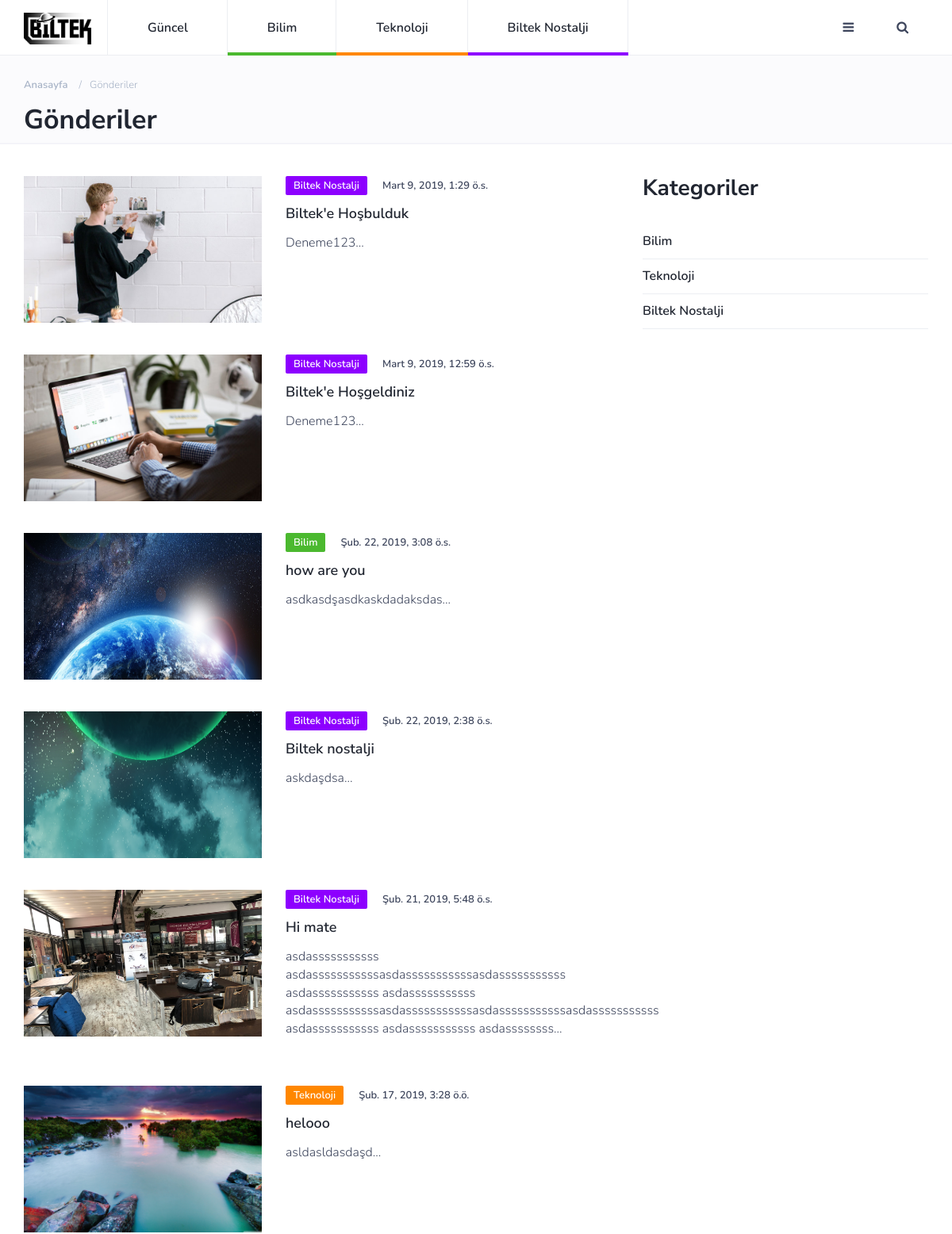
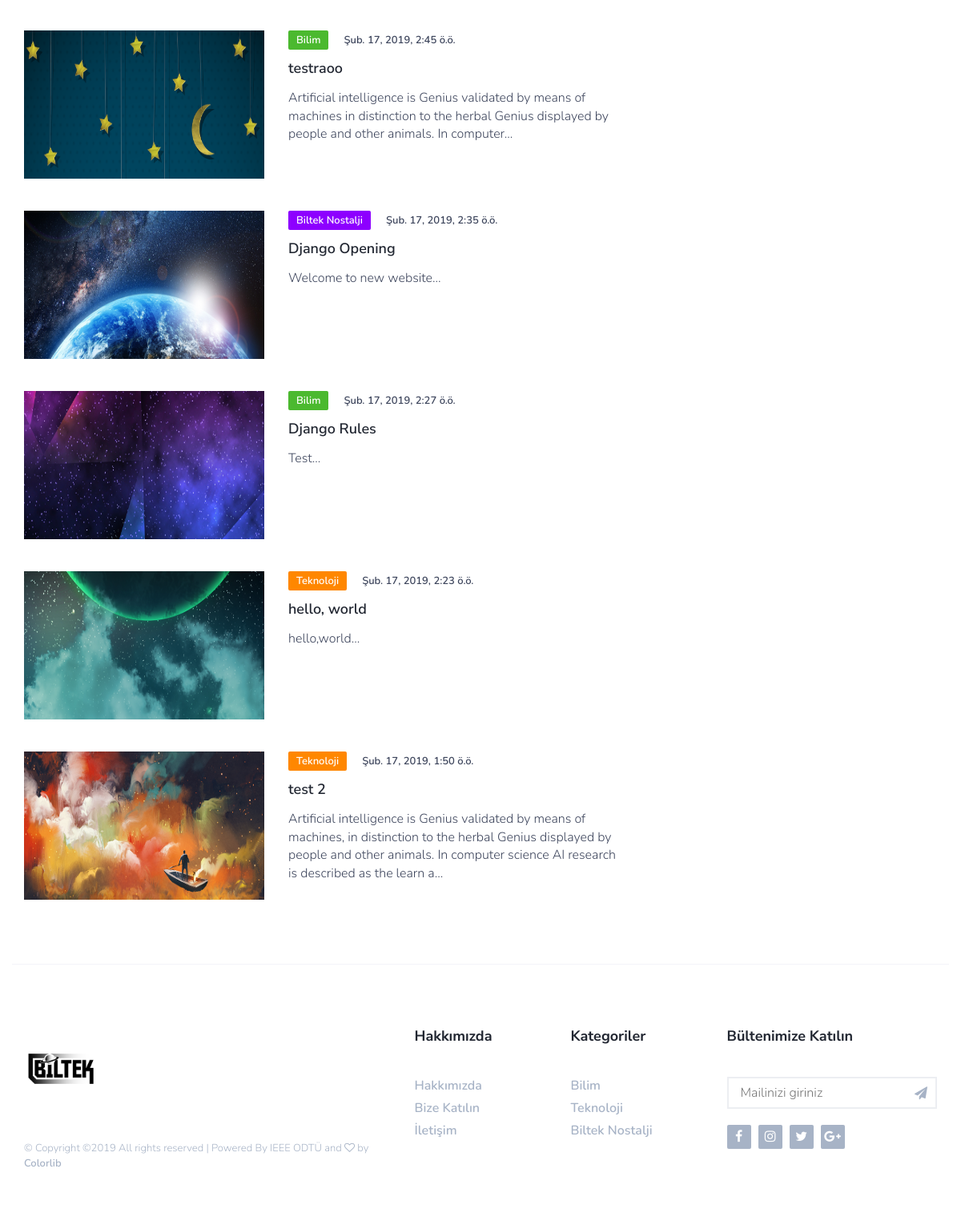
/makaleler/, run on the app's committed database (2 pictures, top to bottom).
### articles/models.py (models this page shows, shortened)
class Article(models.Model):
    title = models.CharField(max_length=100)
    slug = models.SlugField()
    category = models.CharField(max_length=20)
    body = RichTextUploadingField()
    date = models.DateTimeField(auto_now_add=True)
    thumb = models.ImageField(default='default.png', blank=True)
    image = models.ImageField()
    mainornot = models.CharField(max_length=50,default='Hayır')
    def snippet(self):
        return self.body[:200] +"..."

### articles/views.py (the view)
# urls.py: path('makaleler/',article_views.all, name="all"),
def all(request):
    articles = Article.objects.all().order_by('-date')
    return render(request,'articles/all.html',{'articles':articles})

### articles/templates/articles/all.html (shortened to what this page needs)
{% load static from staticfiles %}
<!DOCTYPE html>
<html lang="en">
	<head>
		<link type="text/css" rel="stylesheet" href="{% static "css/bootstrap.min.css" %}"/>
		<link rel="stylesheet" href="{% static "css/font-awesome.min.css" %}">
		<link type="text/css" rel="stylesheet" href="{% static "css/style.css" %}"/>
    </head>
	<body>
		<header id="header">
			<div id="nav">
				<div id="nav-fixed">
					<div class="container">
						<div class="nav-logo">
							<a href="{% url 'article_list' %}" class="logo"><img style="width: 85px; height: 40px;" src="{% static "./img/siyah2.png" %}" alt=""></a>
						</div>
						<ul class="nav-menu nav navbar-nav">
							<li><a href="#">Güncel</a></li>
							<li class="cat-1"><a href="{% url 'bilim' %}">Bilim</a></li>
							<li class="cat-2"><a href="{% url 'teknoloji' %}">Teknoloji</a></li>
							<li class="cat-4"><a href="{% url 'bilteknostalji' %}">Biltek Nostalji</a></li>
						</ul>
						<div class="nav-btns">
							<button class="aside-btn"><i class="fa fa-bars"></i></button>
							<button class="search-btn"><i class="fa fa-search"></i></button>
						</div>
					</div>
				</div>
							<body id="body">
							</body>
			</div>
			<div class="page-header">
				<div class="container">
					<div class="row">
						<div class="col-md-10">
							<ul class="page-header-breadcrumb">
								<li><a href="{% url 'article_list' %}">Anasayfa</a></li>
								<li>Gönderiler</li>
							</ul>
							<h1>Gönderiler</h1>
						</div>
					</div>
				</div>
			</div>
		</header>
		<div class="section">
			<div class="container">
				<div class="row">
					<div class="col-md-8">
						<div class="row">
							{% for article in articles %}
								<div class="col-md-12">
									<div class="post post-row">
										<a class="post-img" href="{% url 'articles:detail' slug=article.slug %}"><img src="{{article.image.url}}" style="width:300px; height:185px;" alt=""></a>
										<div class="post-body">
											<div class="post-meta">
												{% if article.category == 'Bilim' %}
													<a class="post-category cat-1" href="{% url 'bilim' %}">{{article.category}}</a>
												{% elif article.category == 'Teknoloji' %}
													<a class="post-category cat-2" href="{% url 'bilim' %}">{{article.category}}</a>
												{% elif article.category == 'Biltek Nostalji' %}
													<a class="post-category cat-3" href="{% url 'bilim' %}">{{article.category}}</a>
												{% endif %}
												<span class="post-date">{{article.date}}</span>
											</div>
											<h3 class="post-title"><a href="{% url 'articles:detail' slug=article.slug %}">{{ article.title }}</a></h3>
											<p>{{ article.snippet|striptags }}</p>
										</div>
									</div>
								</div>
							{% endfor %}
						</div>
					</div>
					<div class="col-md-4">
						<div class="aside-widget">
							<div class="section-title">
								<h2>Kategoriler</h2>
							</div>
							<div class="category-widget">
								<ul>
									<li><a href="{% url 'bilim' %}" class="cat-1">Bilim</a></li>
									<li><a href="{% url 'teknoloji' %}" class="cat-2">Teknoloji</a></li>
									<li><a href="{% url 'bilteknostalji' %}" class="cat-3">Biltek Nostalji</a></li>
								</ul>
							</div>
						</div>
					</div>
				</div>
			</div>
		</div>
		<footer id="footer">
			<div class="container">
				<div class="row">
					<div class="col-md-5">
						<div class="footer-widget">
							<div class="footer-logo">
								<a href="{% url 'article_list' %}" class="logo"><img src="{% static "./img/siyah.png" %}" alt="" width="100" height="100"></a>
							</div>
							<div class="footer-copyright">
								<span>&copy;
Copyright &copy;<script>document.write(new Date().getFullYear());</script> All rights reserved | Powered By IEEE ODTÜ and <i class="fa fa-heart-o" aria-hidden="true"></i> by <a href="https://colorlib.com" target="_blank">Colorlib</a>
</span>
							</div>
						</div>
					</div>
					<div class="col-md-4">
						<div class="row">
							<div class="col-md-6">
								<div class="footer-widget">
									<h3 class="footer-title">Hakkımızda</h3>
									<ul class="footer-links">
										<li><a href="{% url 'about' %}">Hakkımızda</a></li>
										<li><a href="#">Bize Katılın</a></li>
										<li><a href="#">İletişim</a></li>
									</ul>
								</div>
							</div>
							<div class="col-md-6">
								<div class="footer-widget">
									<h3 class="footer-title">Kategoriler</h3>
									<ul class="footer-links">
										<li><a href="{% url 'bilim' %}">Bilim</a></li>
										<li><a href="{% url 'teknoloji' %}">Teknoloji</a></li>
										<li><a href="{% url 'bilteknostalji' %}">Biltek Nostalji</a></li>
									</ul>
								</div>
							</div>
						</div>
					</div>
					<div class="col-md-3">
						<div class="footer-widget">
							<h3 class="footer-title">Bültenimize Katılın</h3>
							<div class="footer-newsletter">
								<form>
									<input class="input" type="email" name="newsletter" placeholder="Mailinizi giriniz">
									<button class="newsletter-btn"><i class="fa fa-paper-plane"></i></button>
								</form>
							</div>
							<ul class="footer-social">
								<li><a href="https://www.facebook.com/biltekblog"><i class="fa fa-facebook"></i></a></li>
								<li><a href="https://www.instagram.com/biltekblog"><i class="fa fa-instagram"></i></a></li>
								<li><a href="#"><i class="fa fa-twitter"></i></a></li>
								<li><a href="#"><i class="fa fa-google-plus"></i></a></li>
							</ul>
						</div>
					</div>
				</div>
			</div>
		</footer>
	</body>
</html>

### data on the page
Article: image (picture), category "Biltek Nostalji", date "Mart 9, 2019, 1:29 ö.s.", title "Biltek'e Hoşbulduk", snippet "Deneme123..."
Article: image (picture), category "Biltek Nostalji", date "Mart 9, 2019, 12:59 ö.s.", title "Biltek'e Hoşgeldiniz", snippet "Deneme123..."
Article: image (picture), category "Bilim", date "Şub. 22, 2019, 3:08 ö.s.", title "how are you", snippet "asdkasdşasdkaskdadaksdas..."
Article: image (picture), category "Biltek Nostalji", date "Şub. 22, 2019, 2:38 ö.s.", title "Biltek nostalji", snippet "askdaşdsa..."
Article: image (picture), category "Biltek Nostalji", date "Şub. 21, 2019, 5:48 ö.s.", title "Hi mate", snippet "asdasssssssssss asdasssssssssssasdasssssssssssasdasssssssssss asdasssssssssss asdasssssssssss asdasssssssssssasdasssssssssssasdasssssssssssasdasssssssssss asdasssssssssss asdasssssssssss asdassssssss..."
Article: image (picture), category "Teknoloji", date "Şub. 17, 2019, 3:28 ö.ö.", title "helooo", snippet "asldasldasdaşd..."
Article: image (picture), category "Bilim", date "Şub. 17, 2019, 2:45 ö.ö.", title "testraoo", snippet "Artificial intelligence is Genius validated by means of machines in distinction to the herbal Genius displayed by people and other animals. In computer..."
Article: image (picture), category "Biltek Nostalji", date "Şub. 17, 2019, 2:35 ö.ö.", title "Django Opening", snippet "Welcome to new website..."
Article: image (picture), category "Bilim", date "Şub. 17, 2019, 2:27 ö.ö.", title "Django Rules", snippet "Test..."
Article: image (picture), category "Teknoloji", date "Şub. 17, 2019, 2:23 ö.ö.", title "hello, world", snippet "hello,world..."
Article: image (picture), category "Teknoloji", date "Şub. 17, 2019, 1:50 ö.ö.", title "test 2", snippet "Artificial intelligence is Genius validated by means of machines, in distinction to the herbal Genius displayed by people and other animals. In computer science AI research is described as the learn a..."
